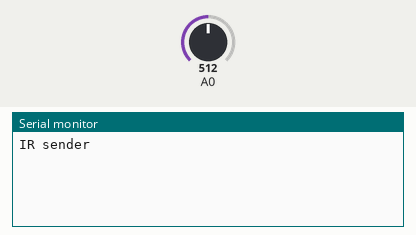
The sketch below on a simulated Arduino Uno, built with avr-gcc and run on an emulated ATmega328P. On the bench: the last lines printed to the serial monitor. The test bench sets the inputs (shaded band); at power-on: A0 = 512.

Above: at 4.2 s.
4.3 s: A0 set to 0
At 4.59 s:
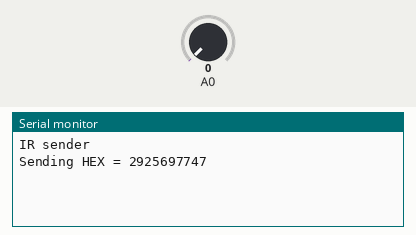
6.5 s: A0 set to 1023
At 6.64 s:
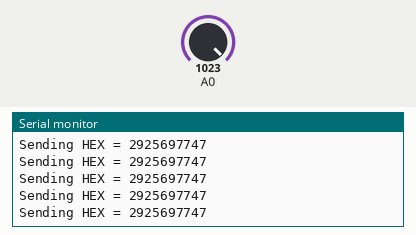

The sketch:

transmitting-infrared-signal-using-joystick.ino
```cpp
#include <IRremote.h>

#define HEX_CODE_PLUS_BTN   0xAE629AD3
#define HEX_CODE_MINUS_BTN  0x85B144C2
#define X_AXIS_MIN  0
#define X_AXIS_MAX  1023

IRsend My_Sender;

void setup() {
  Serial.begin(9600);
  delay(3000);
  Serial.println("IR sender");
}

void loop() {
  int i = analogRead(0);
  if (i == X_AXIS_MIN){
     My_Sender.sendNEC(HEX_CODE_PLUS_BTN, 32);
     My_Sender.sendNEC(0xFFFFFFFF, 32);
     Serial.println("Sending HEX = " + String(HEX_CODE_PLUS_BTN));  // Or Serial.println(HEX_CODE_PLUS_BTN, HEX);
  } else if (i == X_AXIS_MAX){
     My_Sender.sendNEC(HEX_CODE_MINUS_BTN, 32);
     My_Sender.sendNEC(0xFFFFFFFF, 32);
     Serial.println("Sending HEX = " + String(HEX_CODE_MINUS_BTN)); // Or Serial.println(HEX_CODE_MINUS_BTN, HEX);
  }
  delay(50);
}
```

Measured:
- after the input at 4.3 s, the serial monitor: prints a new line after 0.14 s (image 1)
